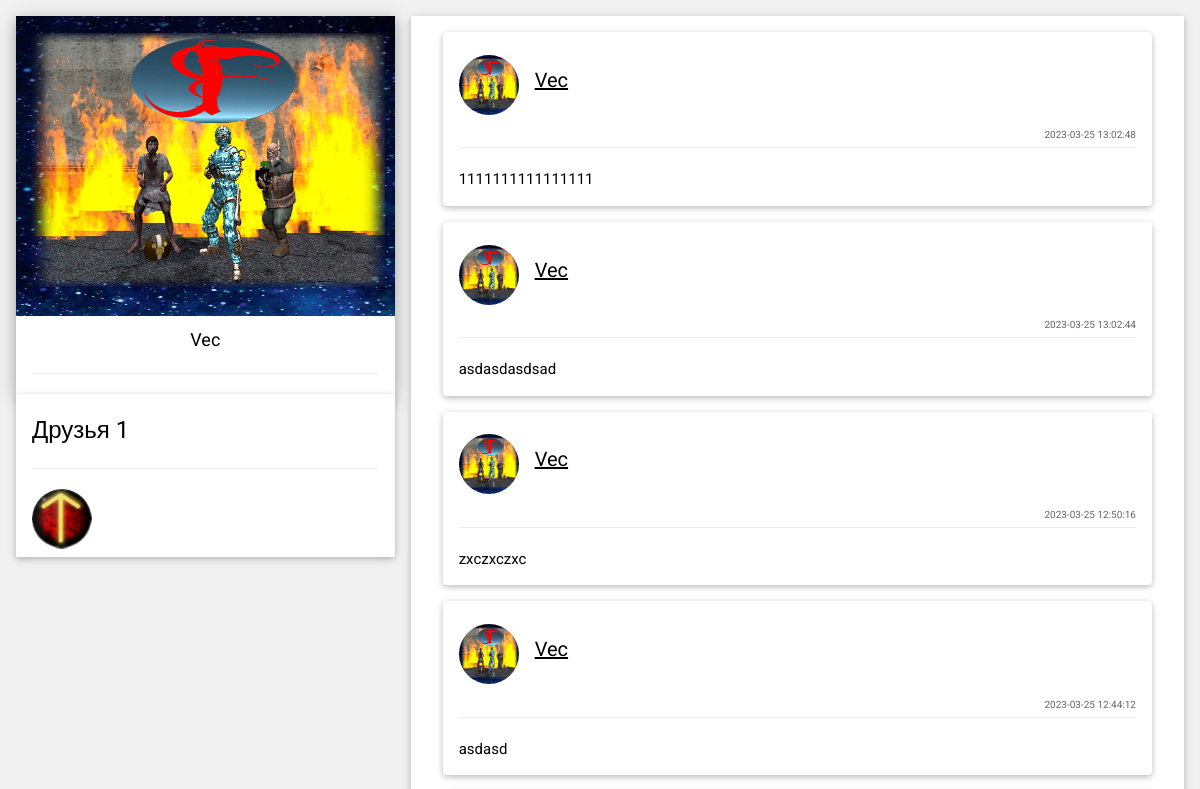
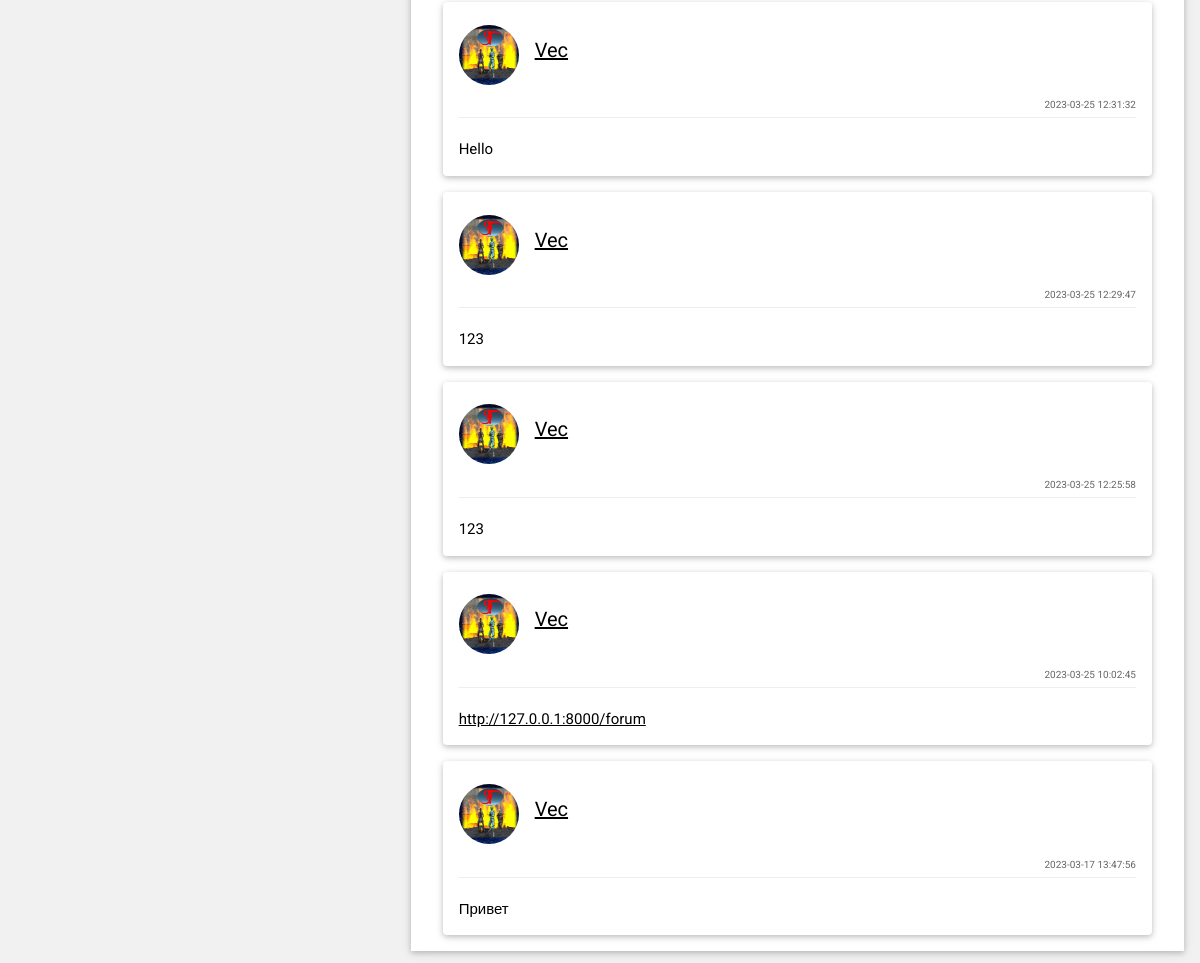
Page /user/1 on the committed database (2 pictures, top to bottom).
### semas_app/views.py (the view)
# urls.py: path('user/<int:id>', views.user),
def user(request, id):
    if request.method != "GET": return HttpResponse("<h1>Страница не найдена: 404</h1>")
    cookie_user_id = request.COOKIES.get("id")  # id зарегистрированного пользователя
    is_authed_user = False
    is_login_user_page = False
    user_info = User.get_info(id)
    if (not id) or (not user_info): return HttpResponse("<h1>Страница не найдена: 404</h1>")
    if cookie_user_id and id:  # Пользователь авторизован и id передано в качестве аргумента
        cookie_user_id = int(cookie_user_id)
        is_authed_user = True
        User.update_time_of_last_action(cookie_user_id)
        if cookie_user_id == id:  # И сидит на своей странице
            is_login_user_page = True
    friend_status = Friend.get_friend_request_status(cookie_user_id, id)
    if user_info["is_blocked"]:
        friend_status = FriendStatus.UNAUTHED.value
    wall_messages = MessageWall.get_wall_messages(id)
    friend_requests_count = Friend.get_friend_requests_count(cookie_user_id)
    friends = Friend.get_friends_user_page(id, 8)
    active_dialogs_count = Dialog.get_active_dialogs_count(cookie_user_id)
    data = {"cookie_user_id": cookie_user_id, "user_id": id, "is_login_user_page": is_login_user_page, \
            "is_authed_user": is_authed_user, "wall_messages": wall_messages, "user_info": user_info, \
            "friend_status": friend_status, "friend_requests_count": friend_requests_count, "friends": friends,\
            "friends_count": len(friends), "active_dialogs_count": active_dialogs_count}
    return render(request, "user.html", context=data)

### semas_app/models.py (called while the page is built)
    def get_wall_messages(user_id):
        if not user_id: return None
        try:
            con = sqlite3.connect(DB_NAME)
            cur = con.cursor()
            result = cur.execute(f"SELECT senderId, message, user.nick AS nick, user.avatar AS avatar, date FROM wall_message \
             INNER JOIN user ON wall_message.senderId=user.id WHERE receiverId={user_id} ORDER BY date DESC").fetchall()
            return MessageWall.__parse_wall_messages(result)
        except sqlite3.Error as error:
            con.rollback()
            print(f"DataBase error {error.__str__()}")
            return None
        finally:
            con.close()

    def __parse_wall_messages(wall_messages):
        result = list()
        for wall_message in wall_messages:
            sender_id = wall_message[0]
            message = wall_message[1]
            nick = wall_message[2]
            avatar = wall_message[3]
            avatar = User.get_avatar_link(avatar, sender_id)
            date = wall_message[4]
            tmp = dict()
            tmp["sender_id"] = sender_id
            tmp["message"] = Message.tolink(message)
            tmp["nick"] = nick
            tmp["avatar"] = avatar
            tmp["date"] = date
            result.append(tmp)
        return result

    def get_info(user_id):
        try:
            con = sqlite3.connect(DB_NAME)
            cur = con.cursor()
            result = cur.execute(f"SELECT id, nick, sex, is_blocked, time_of_last_action, avatar \
                FROM user WHERE id={user_id}").fetchall()
            if len(result) == 0:
                return None
            return User.__parse_user_info(result[0])
        except sqlite3.Error as error:
            con.rollback()
            print(f"DataBase error {error.__str__()}")
            return None
        finally:
            con.close()
        return None

    def __parse_user_info(user_info):
        result = dict()
        user_id = user_info[0]
        nick = user_info[1]
        sex = user_info[2]
        is_blocked = user_info[3]
        time_of_last_action = user_info[4]
        avatar = user_info[5]
        result["id"] = user_id
        result["nick"] = nick
        result["is_blocked"] = is_blocked
        result["time_of_last_action"] = time_of_last_action
        result["is_online"] = User.__is_online(time_of_last_action)
        result["avatar"] = User.get_avatar_link(avatar, user_id)
        return result

### semas_app/templates/user.html (shortened to what this page needs)
<!DOCTYPE html>
{% load static %}
<html lang="ru">
<head>
<link rel="stylesheet" type="text/css" href="{% static 'css/main.css' %}">
<link rel="stylesheet" type="text/css" href="{% static 'css/w3.css' %}">
<link rel="stylesheet" href="https://cdnjs.cloudflare.com/ajax/libs/font-awesome/4.7.0/css/font-awesome.min.css">
</head>
<body class="w3-light-grey">
<div class="w3-content w3-margin-top" style="max-width:1400px;">
  <div class="w3-row-padding">
    <div class="w3-third">
      <div class="w3-white w3-text-grey w3-card-4">
        <div class="w3-display-container">
          <img src="{% static user_info.avatar %}"
			    style="width:100%; height:300px" alt="Avatar" />
        </div>
        <div class="w3-container">
		  <h5 class="w3-text-black w3-center">{{user_info.nick}}</h5>
          <hr />
        </div>
      </div>
		  {% if friends %}
			<div class="w3-container w3-card w3-white w3-padding w3-margin-bottom friends_container">
				<h3>Друзья {{ friends_count }}</h3>
				<hr />
				{% for friend in friends %}
							<a href="{{friend.id}}" title="{{friend.nick}}">
							<img style="width:60px;height:60px" class="w3-circle w3-margin-right avatar" src="{% static friend.avatar %}" />
						</a>
				{% endfor %}
			  </div>
		  {% endif %}
	  <br />
    </div>
    <div class="w3-twothird">
      <div class="w3-container w3-card w3-white w3-margin-bottom">
		{% for wall_message in wall_messages %}
		<div class="w3-container w3-card w3-white w3-round w3-margin"><br>
			<a href = "{{wall_message.sender_id}}" target="_blank">
				<img src="{% static wall_message.avatar %}" alt="Avatar"
					 class="w3-left w3-circle w3-margin-right avatar" style="width:60px;height:60px">
			<h4>{{ wall_message.nick }}</h4>
			</a><br>
			<span class="w3-right w3-opacity small">{{wall_message.date}}</span>
					<hr class="w3-clear">
			<p>
			{{wall_message.message|safe}}
			</p>
		</div>
		{% empty %}
		<h6 class="w3-opacity w3-center">Сообщений пока что нет</h6>
		{% endfor %}
	  </div>
	</div>
  </div>
</div>
</body>
</html>

### semas_app/static/css/main.css (style rules this page uses)
.small { font-size: 10px; }
.avatar { width:60px; }
.friends_container .avatar { display:inline-block; }

### semas_app/static/css/w3.css (style rules this page uses)
html { box-sizing:border-box }
*,*:before,*:after { box-sizing:inherit }
html { -ms-text-size-adjust:100%;-webkit-text-size-adjust:100% }
body { margin:0 }
a { background-color:transparent }
img { border-style:none }
hr { box-sizing:content-box;height:0;overflow:visible }
html,body { font-family:Verdana,sans-serif;font-size:15px;line-height:1.5 }
html { overflow-x:hidden }
h3 { font-size:24px }
h4 { font-size:20px }
h5 { font-size:18px }
h1,h2,h3,h4,h5,h6 { font-family:"Segoe UI",Arial,sans-serif;font-weight:400;margin:10px 0 }
hr { border:0;border-top:1px solid #eee;margin:20px 0 }
img { vertical-align:middle }
a { color:inherit }
.w3-tooltip,.w3-display-container { position:relative }
.w3-container:after,.w3-container:before,.w3-panel:after,.w3-panel:before,.w3-row:after,.w3-row:before,.w3-row-padding:after,.w3-row-padding:before, .w3-cell-row:before,.w3-cell-row:after,.w3-clear:after,.w3-clear:before,.w3-bar:before,.w3-bar:after { content:"";display:table;clear:both }
.w3-col,.w3-half,.w3-third,.w3-twothird,.w3-threequarter,.w3-quarter { float:left;width:100% }
@media (min-width:601px) { .w3-col.m4,.w3-third { width:33.33333% } }
@media (min-width:601px) { .w3-col.m8,.w3-twothird { width:66.66666% } }
.w3-content,.w3-auto { margin-left:auto;margin-right:auto }
.w3-content { max-width:980px }
.w3-circle { border-radius:50% }
.w3-round,.w3-round-medium { border-radius:4px }
.w3-row-padding,.w3-row-padding>.w3-half,.w3-row-padding>.w3-third,.w3-row-padding>.w3-twothird,.w3-row-padding>.w3-threequarter,.w3-row-padding>.w3-quarter,.w3-row-padding>.w3-col { padding:0 8px }
.w3-container,.w3-panel { padding:0.01em 16px }
.w3-card,.w3-card-2 { box-shadow:0 2px 5px 0 rgba(0,0,0,0.16),0 2px 10px 0 rgba(0,0,0,0.12) }
.w3-card-4,.w3-hover-shadow:hover { box-shadow:0 4px 10px 0 rgba(0,0,0,0.2),0 4px 20px 0 rgba(0,0,0,0.19) }
.w3-opacity,.w3-hover-opacity:hover { opacity:0.60 }
.w3-center { text-align:center!important }
.w3-margin { margin:16px!important }
.w3-margin-top { margin-top:16px!important }
.w3-margin-bottom { margin-bottom:16px!important }
.w3-margin-right { margin-right:16px!important }
.w3-padding { padding:8px 16px!important }
.w3-left { float:left!important }
.w3-right { float:right!important }
.w3-white,.w3-hover-white:hover { color:#000!important;background-color:#fff!important }
.w3-light-grey,.w3-hover-light-grey:hover,.w3-light-gray,.w3-hover-light-gray:hover { color:#000!important;background-color:#f1f1f1!important }
.w3-text-black,.w3-hover-text-black:hover { color:#000!important }
.w3-text-grey,.w3-hover-text-grey:hover,.w3-text-gray,.w3-hover-text-gray:hover { color:#757575!important }

### semas_app/templates/user.html (style rules this page uses)
html,body,h1,h2,h3,h4,h5,h6 { font-family: "Roboto", sans-serif }

### rows in the picture
user: nick "Vec", date "2023-03-25 13:02:48", message "1111111111111111", date "2023-03-25 12:29:47", message "123", date "2023-03-25 12:25:58"
wall_message: nick "Vec", date "2023-03-25 13:02:44", message "asdasdasdsad"
wall_message: nick "Vec", date "2023-03-25 12:50:16", message "zxczxczxc"
wall_message: nick "Vec", date "2023-03-25 12:44:12", message "asdasd"
wall_message: nick "Vec", date "2023-03-25 12:31:32", message "Hello"
wall_message: nick "Vec", date "2023-03-25 10:02:45", message "http://127.0.0.1:8000/forum"
wall_message: nick "Vec", date "2023-03-17 13:47:56", message "Привет"

### other values in the picture
{{ friends_count }} "1"
